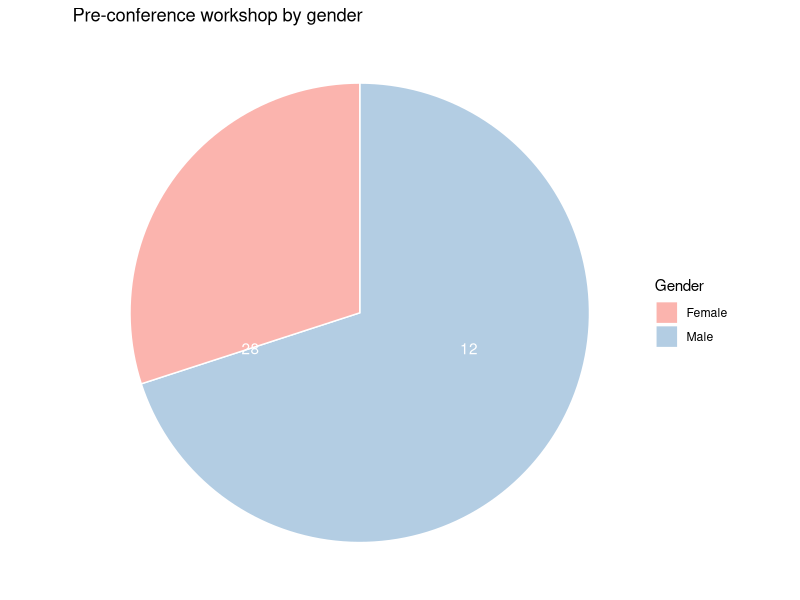

R code for this plot: (Note: this script raises an error after producing the figure.)
library(ggplot2)
library(dplyr)
#Data preparation
df <- data.frame(
  Gender = c("Male", "Female"),
  value = c(28, 12)
)
head(df)


df <- df %>%
  arrange(desc(Gender)) %>%
  mutate(prop = round(value*100/sum(value), 1),
         lab.ypos = cumsum(prop) - 0.5*prop)
head(df, 2)

ggplot(df, aes(x = "", y = value, fill = Gender)) +
  geom_bar(width = 1, stat = "identity", color = "white") +
  ggtitle("Pre-conference workshop by gender") +
  geom_text(aes(y = value, label = value), color = "white")+
  coord_polar("y", start = 0)+
  ggpubr::fill_palette("Pastel1")+
  theme_void()


p + scale_fill_manual(values=c("#999999","#800080","#800000", "#E69F00", "#008080", "#008000", "#56B4E9"))
